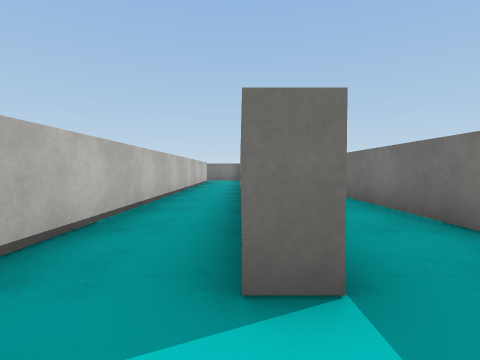
[1] (above)

17 first-person views from a walk through a 3-D level made in the Unity game engine. The camera is 0.62 m above the floor, tilts 2° down and sees 80° across. The floor is counted in squares, 1 m on a side. Each view is taken from the middle of a square. On the plan, view 1 faces up. The plan holds only what a view shows up to about 9 squares ahead; the rest is blank. The place goes on beyond the plan. The player character is not drawn. Surface patterns are stand-ins for the level's own textures.

[2]
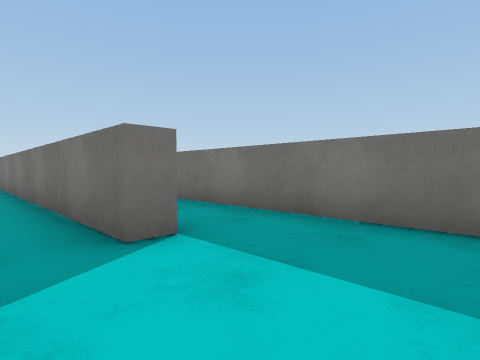

[3]
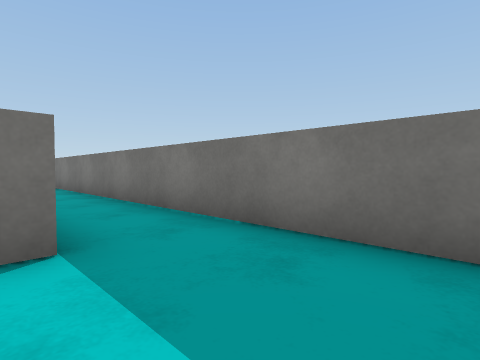

[4]
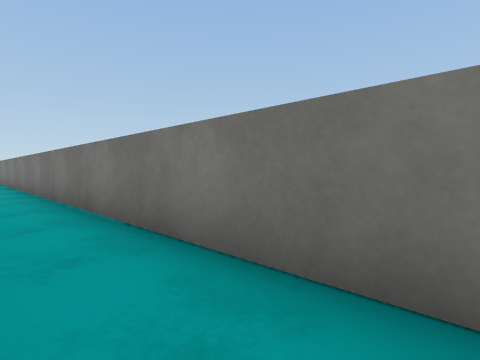

[5]
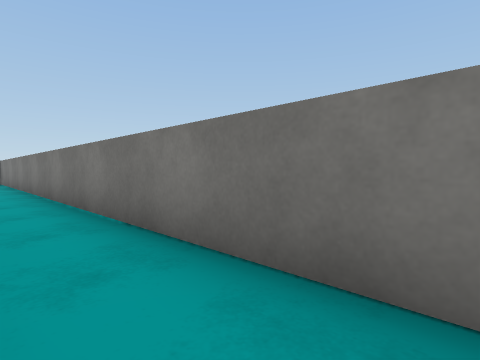

[6]
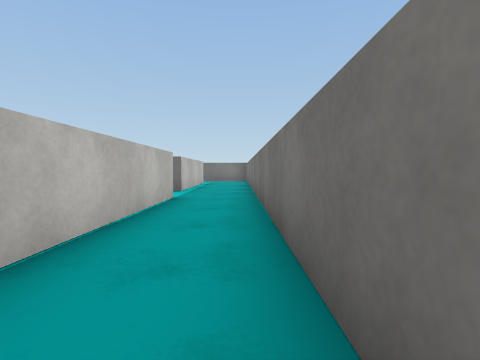

[7]
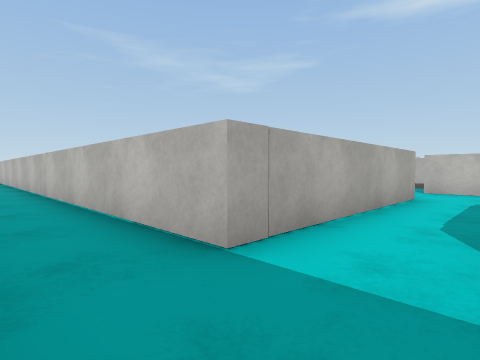

[8]
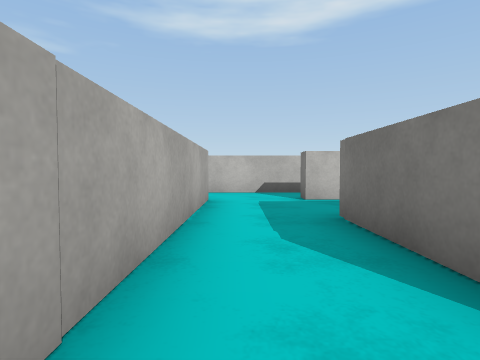

[9]
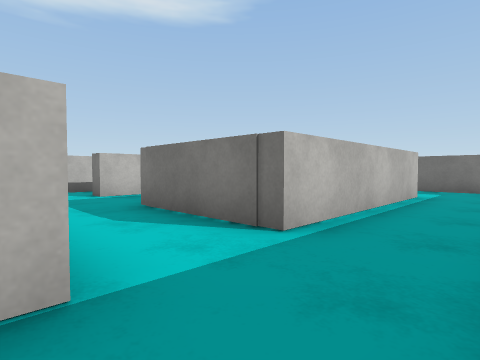

[10]
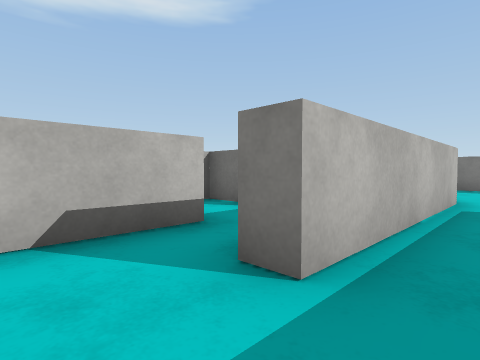

[11]
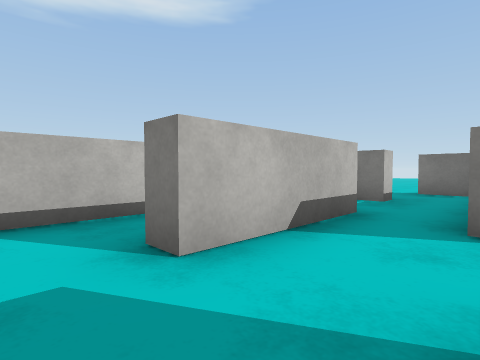

[12]
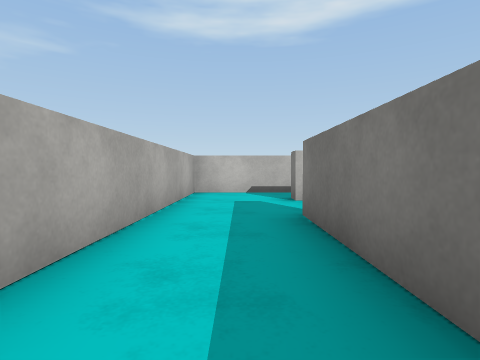

[13]
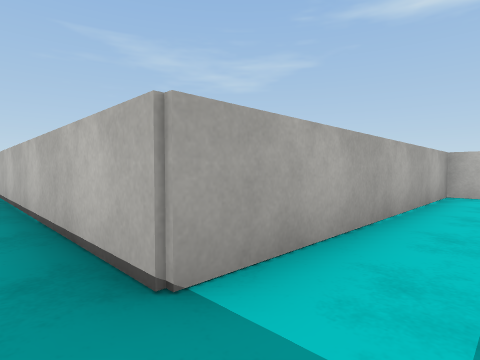

[14]
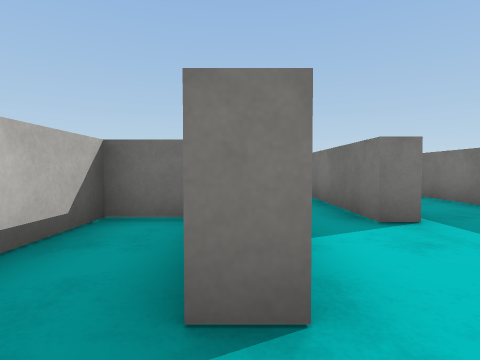

[15]
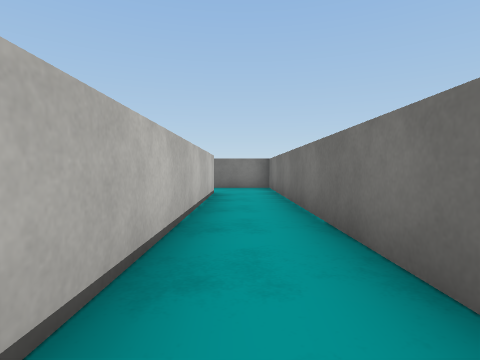

[16]
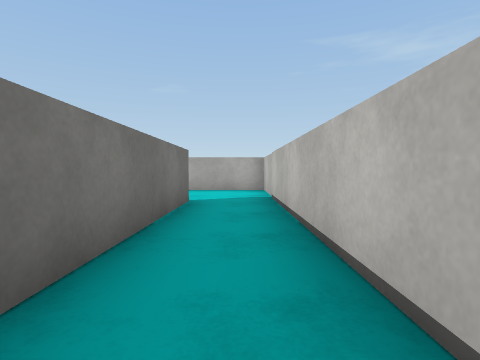

[17]
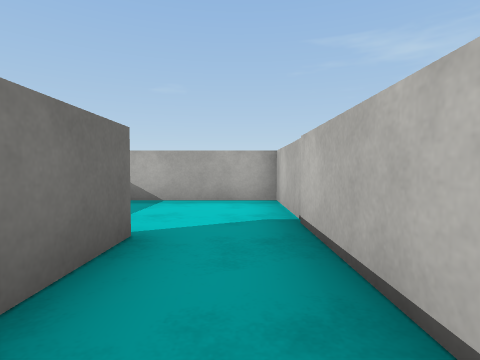

### Floor plan
Points are (right, up) in squares from view 1. A wall is a line through its corners. A room is listed if a view was taken in it or the views show most of it. See-through windows are left out.
Room 1 (views 1, 2, 3, 4, 5, 6, 7, 8, 9, 10, 11, 14, 15, 16, 17)
walls: (-1.7, 14.8) (-1.7, -1.8) (1.2, -1.8); (-4.9, 17.4) (0.5, 17.4) (0.5, 7.8); (-7.4, 14.8) (-4.4, 14.8); (-2.8, 20.9) (-2.8, 22.6); (-6.7, 20.1) (-6.7, 17.1) (-7.2, 17.1); (0.6, 1.4) (0, 1.4) (0, 16); (0.3, 23.5) (0.3, 19.3) (-2.9, 19.3); (-4.9, 23.5) (-4.9, 19.3) (-5.4, 19.3) (-5.4, 20.5); (2.4, -0.9) (2.4, 22.4)
ways out: opening at (-5, 16) to room 2; opening at (-1, 15) to room 2; opening at (-7, 16.5) to room 3; opening at (-6, 20) to room 4
Room 2 (views 12, 13)
walls: (-1.9, 16.9) (-4.9, 16.9); (-4.4, 14.8) (-1.7, 14.8)
ways out: opening at (-5, 16) to room 1; opening at (-1, 15) to room 1
Room 3 (no view inside)
walls: (-7.6, 19.7) (-8.7, 19.7) (-8.7, 14.8) (-7.4, 14.8)
ways out: opening at (-7, 16.5) to room 1
Room 4 (no view inside)
walls: (-6.9, 22.4) (-6.9, 21.8) (-8.8, 21.8); (-5.4, 20.5) (-5.4, 22.5)
ways out: opening at (-6, 20) to room 1; opening at (-6, 22)

Where each view was taken, in squares from view 1:
view 1: 0 up, 0 right, facing up
view 2: 1 down, 1 left, facing up-right
view 3: 1 down, 0 right, facing up-right
view 4: 5 up, 1 right, facing up-right
view 5: 11 up, 1 right, facing up-right
view 6: 11 up, 2 right, facing up
view 7: 19 up, 2 right, facing down-left
view 8: 18 up, 1 right, facing left
view 9: 17 up, 2 right, facing up-left
view 10: 18 up, 4 left, facing up-left
view 11: 16 up, 5 left, facing up-left
view 12: 16 up, 1 left, facing left
view 13: 16 up, 1 left, facing down-left
view 14: 16 up, 7 left, facing up
view 15: 7 up, 1 left, facing up
view 16: 7 up, 1 left, facing down
view 17: 4 up, 1 left, facing down
